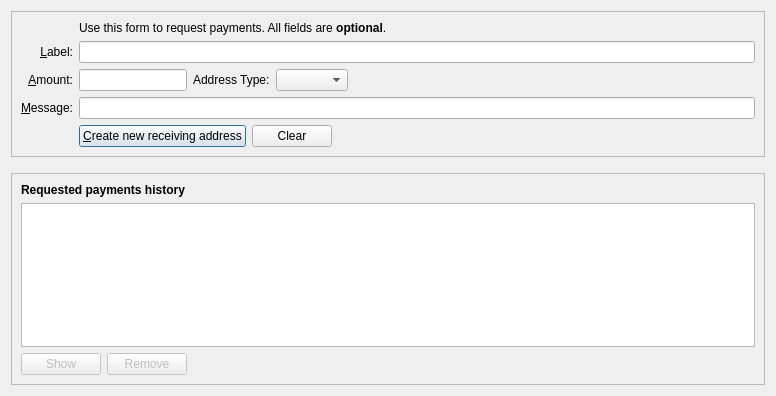
<?xml version="1.0" encoding="UTF-8"?>
<ui version="4.0">
 <class>ReceiveCoinsDialog</class>
 <widget class="QDialog" name="ReceiveCoinsDialog">
  <property name="geometry">
   <rect>
    <x>0</x>
    <y>0</y>
    <width>776</width>
    <height>396</height>
   </rect>
  </property>
  <layout class="QVBoxLayout" name="verticalLayout" stretch="0,0,1">
   <item>
    <widget class="QFrame" name="frame2">
     <property name="sizePolicy">
      <sizepolicy hsizetype="Preferred" vsizetype="Expanding">
       <horstretch>0</horstretch>
       <verstretch>0</verstretch>
      </sizepolicy>
     </property>
     <property name="frameShape">
      <enum>QFrame::StyledPanel</enum>
     </property>
     <property name="frameShadow">
      <enum>QFrame::Sunken</enum>
     </property>
     <layout class="QVBoxLayout" name="verticalLayout_3">
      <item>
       <layout class="QGridLayout" name="gridLayout">
        <item row="5" column="0">
         <widget class="QLabel" name="label">
          <property name="toolTip">
           <string>An optional amount to request. Leave this empty or zero to not request a specific amount.</string>
          </property>
          <property name="text">
           <string>&amp;Amount:</string>
          </property>
          <property name="alignment">
           <set>Qt::AlignRight|Qt::AlignTrailing|Qt::AlignVCenter</set>
          </property>
          <property name="buddy">
           <cstring>reqAmount</cstring>
          </property>
         </widget>
        </item>
        <item row="6" column="0">
         <widget class="QLabel" name="label_3">
          <property name="toolTip">
           <string>An optional message to attach to the payment request, which will be displayed when the request is opened. Note: The message will not be sent with the payment over the Junkcoin network.</string>
          </property>
          <property name="text">
           <string>&amp;Message:</string>
          </property>
          <property name="alignment">
           <set>Qt::AlignRight|Qt::AlignTrailing|Qt::AlignVCenter</set>
          </property>
          <property name="buddy">
           <cstring>reqMessage</cstring>
          </property>
         </widget>
        </item>
        <item row="4" column="2">
         <widget class="QLineEdit" name="reqLabel">
          <property name="toolTip">
           <string>An optional label to associate with the new receiving address (used by you to identify an invoice).  It is also attached to the payment request.</string>
          </property>
         </widget>
        </item>
        <item row="2" column="2">
         <widget class="QLabel" name="label_5">
          <property name="text">
           <string>Use this form to request payments. All fields are &lt;b&gt;optional&lt;/b&gt;.</string>
          </property>
         </widget>
        </item>
        <item row="4" column="0">
         <widget class="QLabel" name="label_2">
          <property name="toolTip">
           <string>An optional label to associate with the new receiving address.</string>
          </property>
          <property name="text">
           <string>&amp;Label:</string>
          </property>
          <property name="alignment">
           <set>Qt::AlignRight|Qt::AlignTrailing|Qt::AlignVCenter</set>
          </property>
          <property name="buddy">
           <cstring>reqLabel</cstring>
          </property>
         </widget>
        </item>
        <item row="6" column="2">
         <widget class="QLineEdit" name="reqMessage">
          <property name="toolTip">
           <string>An optional message that is attached to the payment request and may be displayed to the sender.</string>
          </property>
         </widget>
        </item>
        <item row="7" column="2">
         <layout class="QHBoxLayout" name="horizontalLayout">
          <item>
           <widget class="QPushButton" name="receiveButton">
            <property name="minimumSize">
             <size>
              <width>150</width>
              <height>0</height>
             </size>
            </property>
            <property name="text">
             <string>&amp;Create new receiving address</string>
            </property>
            <property name="icon">
             <iconset resource="../bitcoin.qrc">
              <normaloff>:/icons/receiving_addresses</normaloff>:/icons/receiving_addresses</iconset>
            </property>
            <property name="autoDefault">
             <bool>false</bool>
            </property>
            <property name="default">
             <bool>true</bool>
            </property>
           </widget>
          </item>
          <item>
           <widget class="QPushButton" name="clearButton">
            <property name="sizePolicy">
             <sizepolicy hsizetype="Minimum" vsizetype="Fixed">
              <horstretch>0</horstretch>
              <verstretch>0</verstretch>
             </sizepolicy>
            </property>
            <property name="toolTip">
             <string>Clear all fields of the form.</string>
            </property>
            <property name="text">
             <string>Clear</string>
            </property>
            <property name="icon">
             <iconset resource="../bitcoin.qrc">
              <normaloff>:/icons/remove</normaloff>:/icons/remove</iconset>
            </property>
            <property name="autoDefault">
             <bool>false</bool>
            </property>
           </widget>
          </item>
          <item>
           <spacer name="horizontalSpacer">
            <property name="orientation">
             <enum>Qt::Horizontal</enum>
            </property>
            <property name="sizeHint" stdset="0">
             <size>
              <width>40</width>
              <height>20</height>
             </size>
            </property>
           </spacer>
          </item>
         </layout>
        </item>
        <item row="7" column="0">
         <widget class="QLabel" name="label_7">
          <property name="text">
           <string/>
          </property>
         </widget>
        </item>
        <item row="5" column="2">
         <layout class="QHBoxLayout" name="horizontalLayout_6">
          <item>
           <widget class="BitcoinAmountField" name="reqAmount">
            <property name="sizePolicy">
             <sizepolicy hsizetype="Fixed" vsizetype="Fixed">
              <horstretch>0</horstretch>
              <verstretch>0</verstretch>
             </sizepolicy>
            </property>
            <property name="minimumSize">
             <size>
              <width>80</width>
              <height>0</height>
             </size>
            </property>
            <property name="maximumSize">
             <size>
              <width>1000</width>
              <height>100</height>
             </size>
            </property>
            <property name="toolTip">
             <string>An optional amount to request. Leave this empty or zero to not request a specific amount.</string>
            </property>
           </widget>
          </item>
          <item>
           <layout class="QHBoxLayout" name="addressTypeLayout">
            <item>
             <widget class="QLabel" name="addressTypeLabel">
              <property name="text">
               <string>Address Type:</string>
              </property>
             </widget>
            </item>
            <item>
             <widget class="QComboBox" name="addressTypeCombo">
              <property name="toolTip">
               <string>Select the address type to generate. Default uses the wallet's default address type.</string>
              </property>
             </widget>
            </item>
           </layout>
          </item>
          <item>
           <spacer name="horizontalSpacer_3">
            <property name="orientation">
             <enum>Qt::Horizontal</enum>
            </property>
            <property name="sizeHint" stdset="0">
             <size>
              <width>0</width>
              <height>0</height>
             </size>
            </property>
           </spacer>
          </item>
         </layout>
        </item>
       </layout>
      </item>
     </layout>
    </widget>
   </item>
   <item>
    <spacer name="verticalSpacer_2">
     <property name="orientation">
      <enum>Qt::Vertical</enum>
     </property>
     <property name="sizeHint" stdset="0">
      <size>
       <width>20</width>
       <height>10</height>
      </size>
     </property>
    </spacer>
   </item>
   <item>
    <widget class="QFrame" name="frame">
     <property name="sizePolicy">
      <sizepolicy hsizetype="Preferred" vsizetype="Expanding">
       <horstretch>0</horstretch>
       <verstretch>0</verstretch>
      </sizepolicy>
     </property>
     <property name="frameShape">
      <enum>QFrame::StyledPanel</enum>
     </property>
     <property name="frameShadow">
      <enum>QFrame::Raised</enum>
     </property>
     <layout class="QVBoxLayout" name="verticalLayout_2">
      <item>
       <widget class="QLabel" name="label_6">
        <property name="font">
         <font>
          <weight>75</weight>
          <bold>true</bold>
         </font>
        </property>
        <property name="text">
         <string>Requested payments history</string>
        </property>
       </widget>
      </item>
      <item>
       <widget class="QTableView" name="recentRequestsView">
        <property name="contextMenuPolicy">
         <enum>Qt::CustomContextMenu</enum>
        </property>
        <property name="tabKeyNavigation">
         <bool>false</bool>
        </property>
        <property name="sortingEnabled">
         <bool>true</bool>
        </property>
       </widget>
      </item>
      <item>
       <layout class="QHBoxLayout" name="horizontalLayout_2">
        <item>
         <widget class="QPushButton" name="showRequestButton">
          <property name="enabled">
           <bool>false</bool>
          </property>
          <property name="toolTip">
           <string>Show the selected request (does the same as double clicking an entry)</string>
          </property>
          <property name="text">
           <string>Show</string>
          </property>
          <property name="icon">
           <iconset resource="../bitcoin.qrc">
            <normaloff>:/icons/edit</normaloff>:/icons/edit</iconset>
          </property>
          <property name="autoDefault">
           <bool>false</bool>
          </property>
         </widget>
        </item>
        <item>
         <widget class="QPushButton" name="removeRequestButton">
          <property name="enabled">
           <bool>false</bool>
          </property>
          <property name="toolTip">
           <string>Remove the selected entries from the list</string>
          </property>
          <property name="text">
           <string>Remove</string>
          </property>
          <property name="icon">
           <iconset resource="../bitcoin.qrc">
            <normaloff>:/icons/remove</normaloff>:/icons/remove</iconset>
          </property>
          <property name="autoDefault">
           <bool>false</bool>
          </property>
         </widget>
        </item>
        <item>
         <spacer name="horizontalSpacer_2">
          <property name="orientation">
           <enum>Qt::Horizontal</enum>
          </property>
          <property name="sizeHint" stdset="0">
           <size>
            <width>40</width>
            <height>20</height>
           </size>
          </property>
         </spacer>
        </item>
       </layout>
      </item>
     </layout>
    </widget>
   </item>
  </layout>
 </widget>
 <customwidgets>
  <customwidget>
   <class>BitcoinAmountField</class>
   <extends>QLineEdit</extends>
   <header>qt/bitcoinamountfield.h</header>
   <container>1</container>
  </customwidget>
 </customwidgets>
 <tabstops>
  <tabstop>reqLabel</tabstop>
  <tabstop>reqAmount</tabstop>
  <tabstop>addressTypeCombo</tabstop>
  <tabstop>reqMessage</tabstop>
  <tabstop>receiveButton</tabstop>
  <tabstop>clearButton</tabstop>
  <tabstop>recentRequestsView</tabstop>
  <tabstop>showRequestButton</tabstop>
  <tabstop>removeRequestButton</tabstop>
 </tabstops>
 <resources>
  <include location="../bitcoin.qrc"/>
 </resources>
 <connections/>
</ui>
